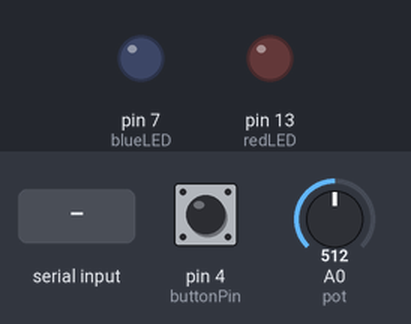
Recording of a sketch running on a simulated Arduino Uno, built with avr-gcc and run on an emulated ATmega328P. Parts: output pins drawn as LEDs (lit = HIGH). Inputs (shaded band) come from the test bench; at power-on: pin 4 (buttonPin) LOW, A0 (pot) = 512. What the sketch prints to the serial monitor is not drawn.

Above: at 1.2 s.
1.3 s: "A" received over Serial
At 1.7 s:
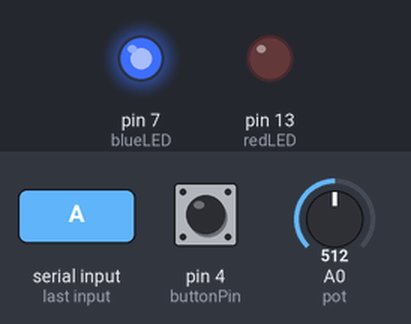
3.3 s: "Z" received over Serial
At 3.45 s:
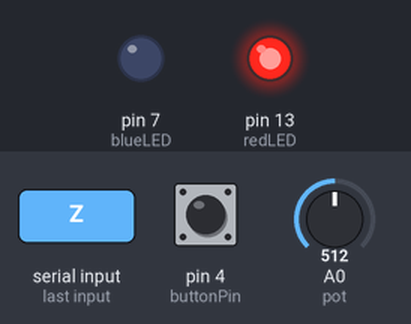
Timing chart, 0 to 6.3 s (numbered marks = the images above; inputs shaded):
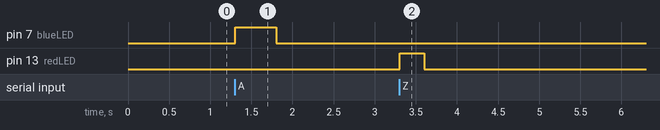

Measured:
- after the input at 1.3 s, pin 7 (blueLED): LOW → HIGH at once, → LOW 0.50 s later
- after the input at 3.3 s, pin 13 (redLED): LOW → HIGH at once, → LOW 0.30 s later

The sketch:

PotencioMeter_Servo_Btn_Btn.ino
```cpp
//unsigned long last_time = 0; // Unity

const int pot = A0;
const int buttonPin = 4;
//const int buttonPinRed = 5;
const int blueLED = 7;
const int redLED = 13;

//int servoVal;    // variable to read the value from the analog pin


void setup()
{
  Serial.begin(9600);
  Serial.println("Arduino is alive!!");
  pinMode(buttonPin, INPUT);
  //pinMode(buttonPinRed, INPUT);
  pinMode(pot, INPUT);
  pinMode(blueLED, OUTPUT);
  pinMode(redLED, OUTPUT);
 // myservo.attach(2);  // attaches the servo on pin 9 to the servo object
}

//void servo()
//{
//
//  servoVal = analogRead(potpin);
//
//  servoVal = map(servoVal, 0, 1023, 0, 1);     // scale it to use it with the servo (value between 0 and 180)
//  myservo.write(servoVal);
//  Serial.println("Servo: " + servoVal);
//  delay(15);
//}
//void button()
//{
//
//
//  if (buttonState == LOW)
//  {
//    digitalWrite(LED, 0);
//    unityVar;
//  }
//  else
//  {
//    digitalWrite(LED, 1);
//    unityVar = 1;
//  }
//  Serial.print(unityVar);
//}
//
//void buttonTwo()
//{
//
//   if (secondButtonState == LOW)
//  {
//    digitalWrite(LED_T, 0);
//    unityVarRed;
//  }
//  else
//  {
//
//    digitalWrite(LED_T, 1);
//  }
//
//}


void loop()
{
  int blueButtonState = digitalRead(buttonPin);
  //int redButtonState = digitalRead(buttonPinRed);
  int potVal = analogRead(pot);
  potVal = map(potVal, 0, 1023, -8, 8);
  Serial.print(potVal);
  Serial.print(",");
  Serial.println(blueButtonState);
  //Serial.println(redButtonState);


  switch (Serial.read())
{
    case 'A':
        digitalWrite(blueLED, HIGH);
        delay(500);
        digitalWrite(blueLED, LOW);
        delay(200);
        break;
    case 'Z':
        digitalWrite(redLED, HIGH);
        delay(300);
        digitalWrite(redLED, LOW);

        break;
}

//  button();
//  buttonTwo();
//  servo();                        // waits for the servo to get there
}
```
